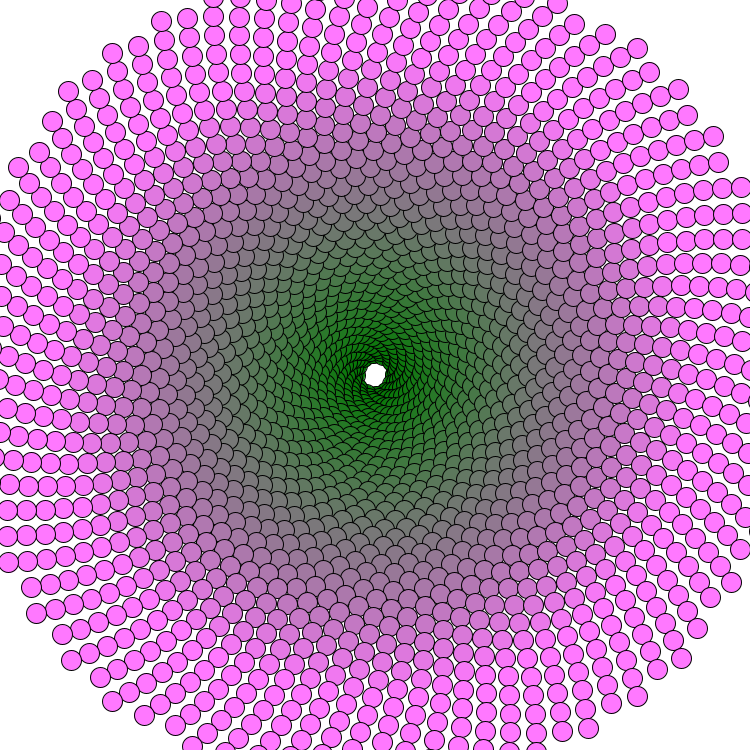
Frame 1 (no input)
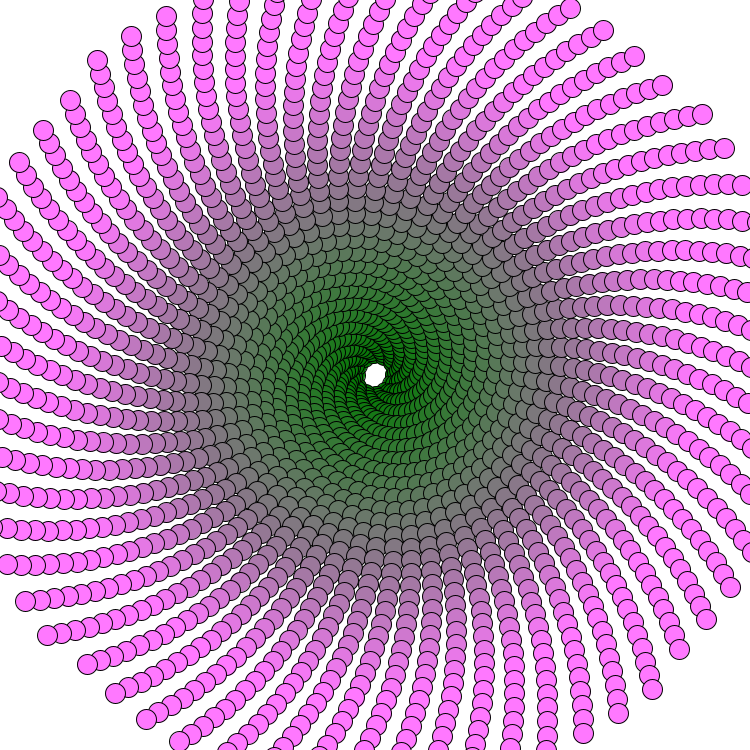
Frame 60 (the mouse pressed at the canvas centre just before this capture)
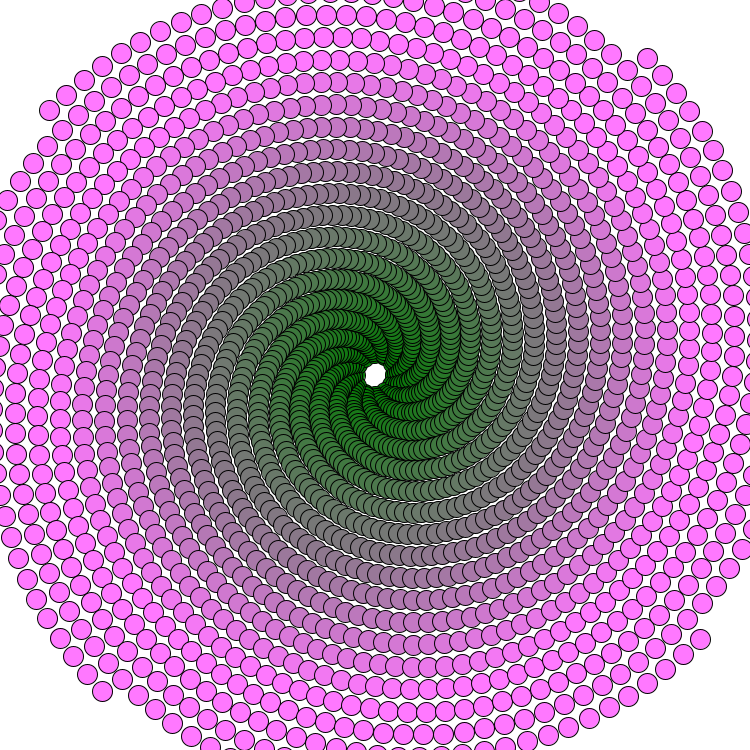
Frame 120 (the mouse held since frame 60 and released just before this capture)

The Processing sketch that drew these frames (run headless with seeded random() and noise(); from frame 60 on, the mouse is pressed at the canvas centre):

// Processing sketch: sick_sprials
// ── sick_sprials.pde
float freq = 0.5;
float amp = 20;
float diam = 20;
float offset;

void setup(){
  size (750,750);
  offset = diam/2;
  
}



void draw (){
  background (255);
  
  for (int i=0; i<1000; i++){
    //strokeWeight(10);
    fill(i*255/width, 120, i*255/width);
    float xCentre = width/2;
    float yCentre = height/2;
    float xWave = cos(i*freq)*amp;
    float yWave = sin(i*freq)*amp;
    ellipse(xCentre + xWave, yCentre + yWave, diam, diam);
    ellipse(xCentre - xWave, yCentre - yWave, diam, diam);
    amp = amp + 0.4;
    freq += 0.0000001;
  }
  
  amp = 20;
  
  
}
